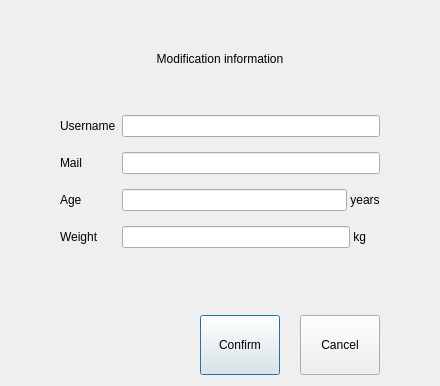
<?xml version="1.0" encoding="UTF-8"?>
<ui version="4.0">
 <class>Dialog</class>
 <widget class="QDialog" name="Dialog">
  <property name="geometry">
   <rect>
    <x>0</x>
    <y>0</y>
    <width>440</width>
    <height>386</height>
   </rect>
  </property>
  <property name="windowTitle">
   <string>Dialog</string>
  </property>
  <layout class="QVBoxLayout" name="verticalLayout">
   <property name="leftMargin">
    <number>60</number>
   </property>
   <property name="topMargin">
    <number>9</number>
   </property>
   <property name="rightMargin">
    <number>60</number>
   </property>
   <item>
    <widget class="TitleLabel" name="TitleLabel">
     <property name="minimumSize">
      <size>
       <width>0</width>
       <height>0</height>
      </size>
     </property>
     <property name="maximumSize">
      <size>
       <width>16777215</width>
       <height>100</height>
      </size>
     </property>
     <property name="text">
      <string>Modification information</string>
     </property>
     <property name="alignment">
      <set>Qt::AlignmentFlag::AlignCenter</set>
     </property>
    </widget>
   </item>
   <item>
    <layout class="QFormLayout" name="formLayout">
     <property name="verticalSpacing">
      <number>15</number>
     </property>
     <item row="0" column="0">
      <widget class="BodyLabel" name="BodyLabel">
       <property name="text">
        <string>Username</string>
       </property>
      </widget>
     </item>
     <item row="0" column="1">
      <widget class="LineEdit" name="LineEdit"/>
     </item>
     <item row="1" column="0">
      <widget class="BodyLabel" name="BodyLabel_2">
       <property name="text">
        <string>Mail</string>
       </property>
      </widget>
     </item>
     <item row="1" column="1">
      <widget class="LineEdit" name="LineEdit_4"/>
     </item>
     <item row="2" column="0">
      <widget class="BodyLabel" name="BodyLabel_5">
       <property name="text">
        <string>Age</string>
       </property>
      </widget>
     </item>
     <item row="2" column="1">
      <layout class="QHBoxLayout" name="horizontalLayout_3">
       <item>
        <widget class="LineEdit" name="LineEdit_2"/>
       </item>
       <item>
        <widget class="BodyLabel" name="BodyLabel_8">
         <property name="text">
          <string> years</string>
         </property>
        </widget>
       </item>
      </layout>
     </item>
     <item row="3" column="0">
      <widget class="BodyLabel" name="BodyLabel_3">
       <property name="text">
        <string>Weight</string>
       </property>
      </widget>
     </item>
     <item row="3" column="1">
      <layout class="QHBoxLayout" name="horizontalLayout_2">
       <item>
        <widget class="LineEdit" name="LineEdit_3"/>
       </item>
       <item>
        <widget class="BodyLabel" name="BodyLabel_7">
         <property name="text">
          <string> kg    </string>
         </property>
        </widget>
       </item>
      </layout>
     </item>
    </layout>
   </item>
   <item>
    <layout class="QHBoxLayout" name="horizontalLayout">
     <property name="spacing">
      <number>20</number>
     </property>
     <item>
      <spacer name="horizontalSpacer">
       <property name="orientation">
        <enum>Qt::Orientation::Horizontal</enum>
       </property>
       <property name="sizeHint" stdset="0">
        <size>
         <width>40</width>
         <height>20</height>
        </size>
       </property>
      </spacer>
     </item>
     <item>
      <widget class="PrimaryPushButton" name="PrimaryPushButton">
       <property name="minimumSize">
        <size>
         <width>0</width>
         <height>60</height>
        </size>
       </property>
       <property name="text">
        <string>Confirm</string>
       </property>
      </widget>
     </item>
     <item>
      <widget class="PushButton" name="PushButton">
       <property name="minimumSize">
        <size>
         <width>0</width>
         <height>60</height>
        </size>
       </property>
       <property name="text">
        <string>Cancel</string>
       </property>
      </widget>
     </item>
    </layout>
   </item>
  </layout>
 </widget>
 <customwidgets>
  <customwidget>
   <class>PushButton</class>
   <extends>QPushButton</extends>
   <header>qfluentwidgets</header>
  </customwidget>
  <customwidget>
   <class>PrimaryPushButton</class>
   <extends>PushButton</extends>
   <header>qfluentwidgets</header>
  </customwidget>
  <customwidget>
   <class>BodyLabel</class>
   <extends>QLabel</extends>
   <header>qfluentwidgets</header>
  </customwidget>
  <customwidget>
   <class>TitleLabel</class>
   <extends>QLabel</extends>
   <header>qfluentwidgets</header>
  </customwidget>
  <customwidget>
   <class>LineEdit</class>
   <extends>QLineEdit</extends>
   <header>qfluentwidgets</header>
  </customwidget>
 </customwidgets>
 <resources/>
 <connections/>
</ui>
